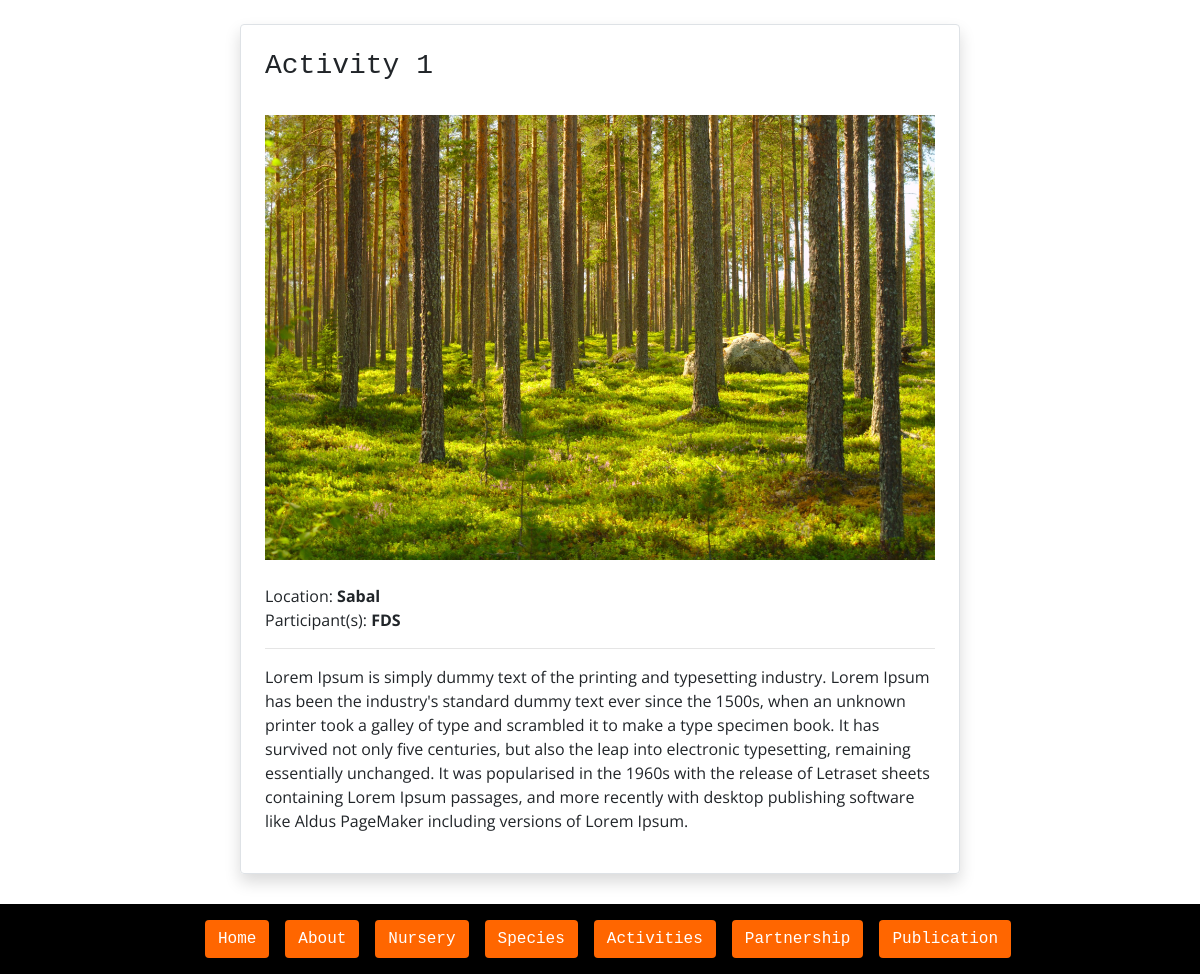
Before: /activity/activity_detail/1 with the older database file.
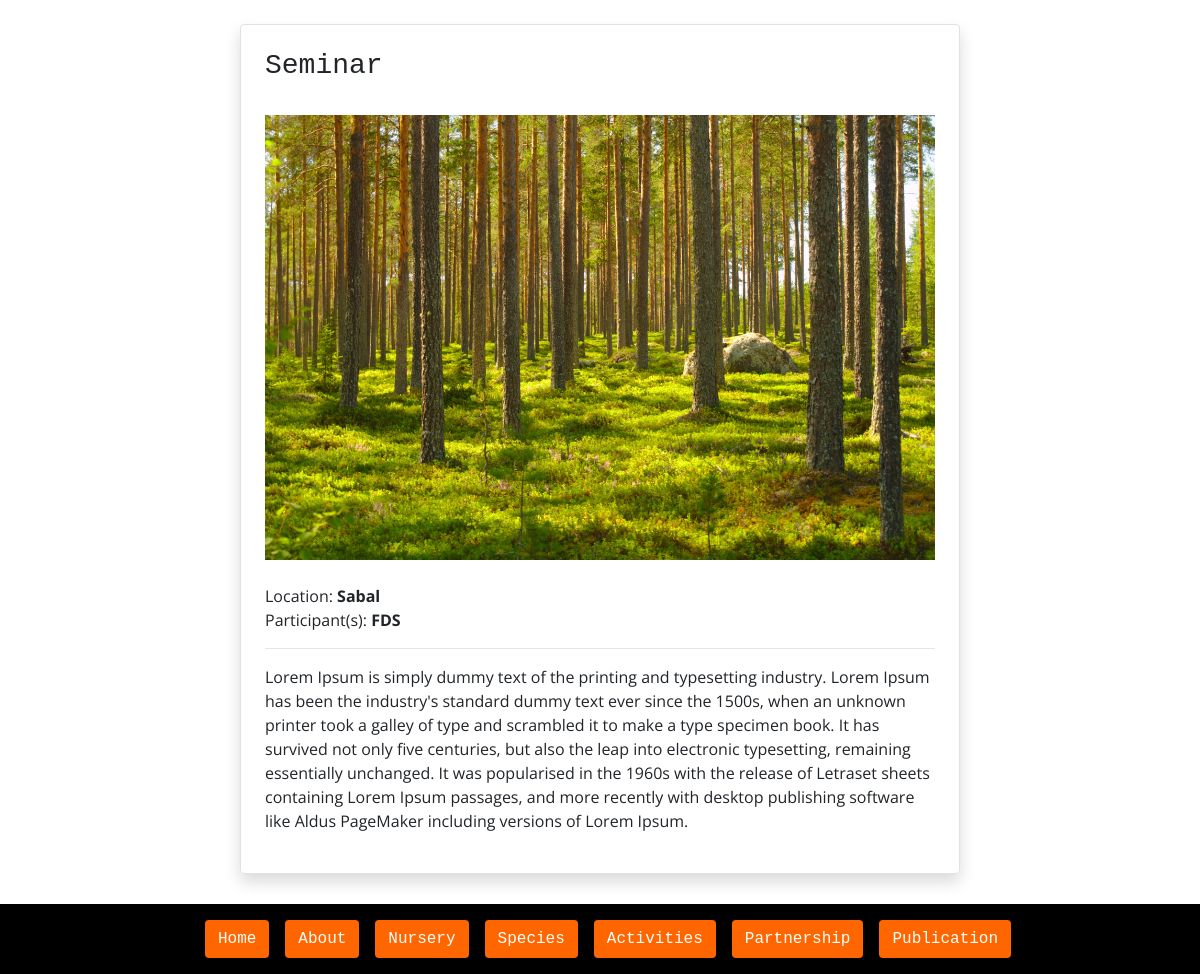
After: the same page with the newer database file.
### activity/models.py (models this page shows, shortened)
class Activity(models.Model):
	date_created = models.DateTimeField(auto_now_add=True)
	date_held = models.CharField(max_length=100)
	name = models.CharField(max_length=200)
	location = models.CharField(max_length=100)
	participant = models.CharField(max_length=200)
	description = models.TextField()
	activity_img = models.ImageField('Activity image', null=True, blank=True, upload_to='activity_img/')
	class Meta:
		ordering = ['-date_created']

### activity/views.py (the view)
# urls.py: path('activity_detail/<int:pk>', ActivityDetailView.as_view(), name='activity_detail'),
class ActivityDetailView(DetailView):
	model = Activity
	template_name = 'activity/activity_detail.html'

### activity/templates/activity/activity_detail.html
{% extends 'base_en.html' %}
{% block content %}
<div class="custom-div fade-in mt-4 border rounded shadow p-4">
	<h3>{{ activity.name }}</h3>
	<br>
	<img class="w-100" src="{{ activity.activity_img.url }}">
	<ul class="list-unstyled">
		<br>
		<li>Location: <strong>{{ activity.location }}</strong></li>
		<li>Participant(s): <strong>{{ activity.participant }}</strong></li>
		<hr>
		<li>{{ activity.description }}</li>
	</ul>
</div>
{% endblock %}

Changed rows visible on the page:
changed Activity "Sabal": name "Activity 1" → "Seminar"
